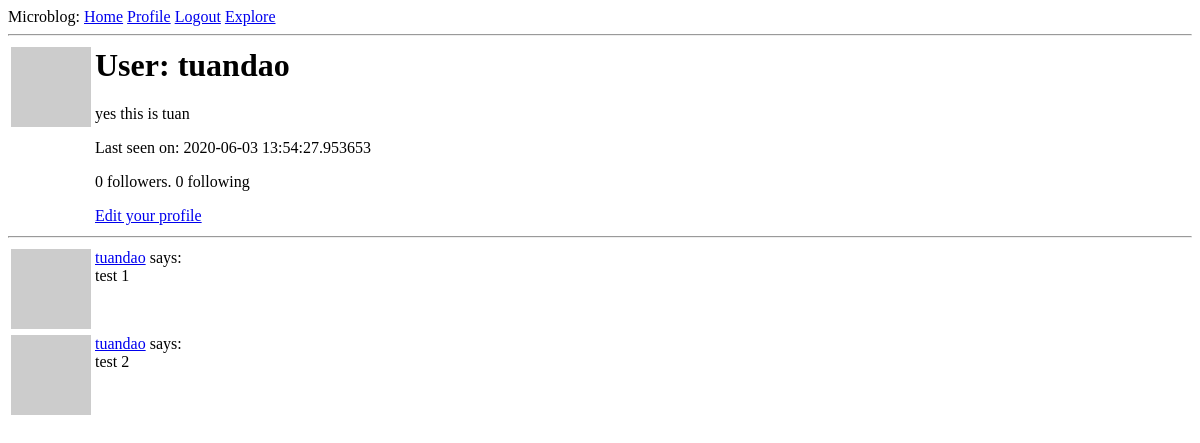
The page /user/tuandao (signed in) on the database as committed earlier.
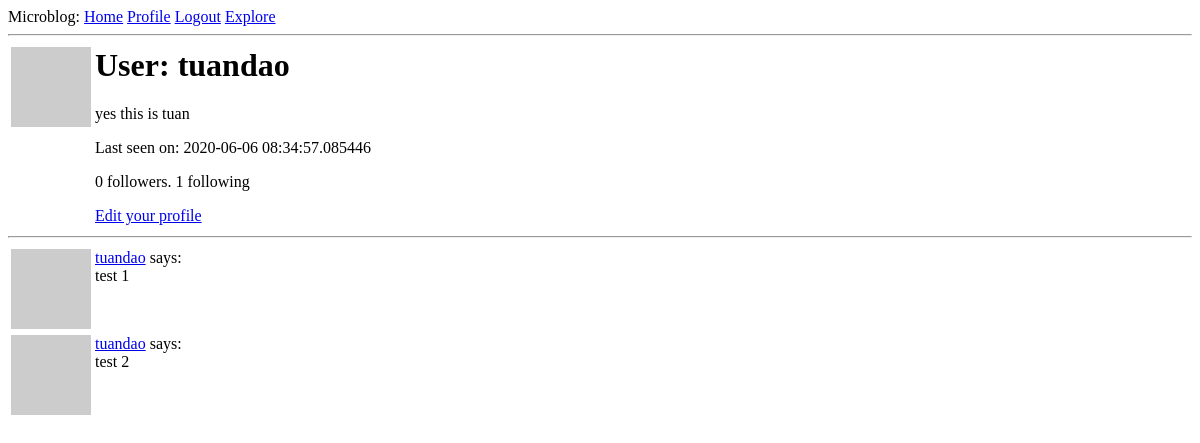
The same page on the database as committed later.
### app/models.py (models this page shows, shortened)
class User(UserMixin, db.Model):
    id = db.Column(db.Integer, primary_key=True)
    username = db.Column(db.String(64), index=True, unique=True)
    email = db.Column(db.String(120), index=True, unique=True)
    password_hash = db.Column(db.String(128))
    posts = db.relationship('Post', backref='author', lazy='dynamic')
    about_me = db.Column(db.String(140))
    last_seen = db.Column(db.DateTime, default=datetime.utcnow)
    followed = db.relationship(
        'User', secondary=followers,
        primaryjoin=(followers.c.follower_id == id),
        secondaryjoin=(followers.c.followed_id == id),
        backref=db.backref('followers', lazy='dynamic'), lazy='dynamic')
    def avatar(self, size):
        digest = md5(self.email.lower().encode('utf-8')).hexdigest()
        return 'https://www.gravatar.com/avatar/{}?d=identicon&s={}'.format(
            digest, size)

### app/routes.py (the view)
@app.route('/user/<username>')
@login_required
def user(username):
    user = User.query.filter_by(username=username).first_or_404()
    posts = [
        {'author': user, 'body': 'test 1'},
        {'author': user, 'body': 'test 2'}
    ]
    form = EmptyForm()
    return render_template('user.html', user=user, posts=posts, form=form)

### app/models.py (called while the page is built)
@login.user_loader
def load_user(id):
    return User.query.get(int(id))

### app/routes.py (called while the page is built)
@app.before_request
def before_request():
    if current_user.is_authenticated:
        current_user.last_seen = datetime.utcnow()
        db.session.commit()

### app/templates/user.html
{% extends "base.html" %} {% block content %}
<table>
  <tr valign="top">
    <td><img src="{{ user.avatar(128) }}" /></td>
    <td>
      <h1>User: {{ user.username }}</h1>
      {% if user.about_me %}
      <p>{{ user.about_me }}</p>
      {% endif %} {% if user.last_seen %}
      <p>Last seen on: {{ user.last_seen }}</p>
      {% endif %}
      <p>
        {{user.followers.count()}} followers. {{user.followed.count() }}
        following
      </p>
      {% if user == current_user %}
      <p><a href="{{ url_for('edit_profile') }}">Edit your profile</a></p>
      {% elif not current_user.is_following(user) %}
      <form action="{{url_for('follow',username=user.username)}}" method="POST">
        {{form.hidden_tag()}} {{form.submit(value='Follow')}}
      </form>
      {% else %}
      <form action="{{url_for('unfollow',username=user.username)}}" method="POST">
        {{form.hidden_tag()}} {{form.submit(value='Unfollow')}}
      </form>
      {% endif %}
    </td>
  </tr>
</table>
<hr />
{% for post in posts %} {% include '_post.html' %} {% endfor %} {% endblock %}

### app/templates/base.html (shortened to what this page needs)
<html>
  <head>
  </head>
  <body>
    <div>
      Microblog:
      <a href="{{ url_for('index') }}">Home</a>
      {% if current_user.is_anonymous %}
      <a href="{{ url_for('login') }}">Login</a>
      {% else %}
      <a href="{{ url_for('user', username=current_user.username) }}">Profile</a>
      <a href="{{ url_for('logout') }}">Logout</a>
      <a href="{{ url_for('explore') }}">Explore</a>
      {% endif %}
    </div>
    <hr />
     {% block content %}{% endblock %}
  </body>
</html>

### app/templates/_post.html
<table>
  <tr valign="top">
    <td><img src="{{ post.author.avatar(36) }}" /></td>
    <td>
      <a href="{{ url_for('user', username=post.author.username) }}"
        >{{ post.author.username }}</a
      >
      says:<br />{{ post.body }}
    </td>
  </tr>
</table>

Rows that differ between the two databases and show on the page:
changed User "tuandao": last_seen "2020-06-03 13:54:27.953653" → "2020-06-06 08:34:57.085446"
Other text that changed with them:
{{ user.followed.count() }}: "0" → "1"
